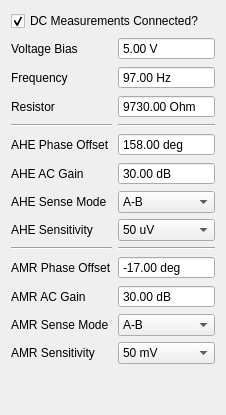
     <widget class="QWidget" name="tab_4">
      <attribute name="title">
       <string>AHE Setup</string>
      </attribute>
      <layout class="QVBoxLayout" name="verticalLayout_3">
       <item>
        <widget class="QCheckBox" name="use_lowF">
         <property name="text">
          <string>DC Measurements Connected?</string>
         </property>
         <property name="checked">
          <bool>true</bool>
         </property>
        </widget>
       </item>
       <item>
        <layout class="QGridLayout" name="gridLayout_4">
         <item row="4" column="0">
          <widget class="QLabel" name="label_33">
           <property name="text">
            <string>AHE Phase Offset</string>
           </property>
          </widget>
         </item>
         <item row="5" column="0">
          <widget class="QLabel" name="label_28">
           <property name="text">
            <string>AHE AC Gain</string>
           </property>
          </widget>
         </item>
         <item row="6" column="0">
          <widget class="QLabel" name="label_30">
           <property name="text">
            <string>AHE Sense Mode</string>
           </property>
          </widget>
         </item>
         <item row="0" column="1">
          <widget class="QDoubleSpinBox" name="lowF_bias">
           <property name="buttonSymbols">
            <enum>QAbstractSpinBox::NoButtons</enum>
           </property>
           <property name="suffix">
            <string> V</string>
           </property>
           <property name="maximum">
            <double>5.000000000000000</double>
           </property>
           <property name="value">
            <double>5.000000000000000</double>
           </property>
          </widget>
         </item>
         <item row="5" column="1">
          <widget class="QDoubleSpinBox" name="lowF_AHE_gain">
           <property name="buttonSymbols">
            <enum>QAbstractSpinBox::NoButtons</enum>
           </property>
           <property name="suffix">
            <string> dB</string>
           </property>
           <property name="maximum">
            <double>100.000000000000000</double>
           </property>
           <property name="value">
            <double>30.000000000000000</double>
           </property>
          </widget>
         </item>
         <item row="7" column="0">
          <widget class="QLabel" name="label_31">
           <property name="text">
            <string>AHE Sensitivity</string>
           </property>
          </widget>
         </item>
         <item row="7" column="1">
          <widget class="QComboBox" name="lowF_AHE_sens">
           <property name="currentIndex">
            <number>14</number>
           </property>
           <item>
            <property name="text">
             <string>0 V</string>
            </property>
           </item>
           <item>
            <property name="text">
             <string>2 nV</string>
            </property>
           </item>
           <item>
            <property name="text">
             <string>5 nV</string>
            </property>
           </item>
           <item>
            <property name="text">
             <string>10 nV</string>
            </property>
           </item>
           <item>
            <property name="text">
             <string>20 nV</string>
            </property>
           </item>
           <item>
            <property name="text">
             <string>50 nV</string>
            </property>
           </item>
           <item>
            <property name="text">
             <string>100 nV</string>
            </property>
           </item>
           <item>
            <property name="text">
             <string>200 nV</string>
            </property>
           </item>
           <item>
            <property name="text">
             <string>500nV</string>
            </property>
           </item>
           <item>
            <property name="text">
             <string>1 uV</string>
            </property>
           </item>
           <item>
            <property name="text">
             <string>2 uV</string>
            </property>
           </item>
           <item>
            <property name="text">
             <string>5 uV</string>
            </property>
           </item>
           <item>
            <property name="text">
             <string>10 uV</string>
            </property>
           </item>
           <item>
            <property name="text">
             <string>20 uV</string>
            </property>
           </item>
           <item>
            <property name="text">
             <string>50 uV</string>
            </property>
           </item>
           <item>
            <property name="text">
             <string>100 uV</string>
            </property>
           </item>
           <item>
            <property name="text">
             <string>200 uV</string>
            </property>
           </item>
           <item>
            <property name="text">
             <string>500 uV</string>
            </property>
           </item>
           <item>
            <property name="text">
             <string>1 mV</string>
            </property>
           </item>
           <item>
            <property name="text">
             <string>2 mv</string>
            </property>
           </item>
           <item>
            <property name="text">
             <string>5 mV</string>
            </property>
           </item>
           <item>
            <property name="text">
             <string>10 mV</string>
            </property>
           </item>
           <item>
            <property name="text">
             <string>20 mV</string>
            </property>
           </item>
           <item>
            <property name="text">
             <string>50 mV</string>
            </property>
           </item>
           <item>
            <property name="text">
             <string>100 mV</string>
            </property>
           </item>
           <item>
            <property name="text">
             <string>200 mV</string>
            </property>
           </item>
           <item>
            <property name="text">
             <string>500 mV</string>
            </property>
           </item>
           <item>
            <property name="text">
             <string>1 V</string>
            </property>
           </item>
          </widget>
         </item>
         <item row="2" column="0">
          <widget class="QLabel" name="label_34">
           <property name="text">
            <string>Resistor</string>
           </property>
          </widget>
         </item>
         <item row="4" column="1">
          <widget class="QDoubleSpinBox" name="lowF_AHE_phase">
           <property name="buttonSymbols">
            <enum>QAbstractSpinBox::NoButtons</enum>
           </property>
           <property name="suffix">
            <string> deg</string>
           </property>
           <property name="minimum">
            <double>-180.000000000000000</double>
           </property>
           <property name="maximum">
            <double>180.000000000000000</double>
           </property>
           <property name="value">
            <double>158.000000000000000</double>
           </property>
          </widget>
         </item>
         <item row="1" column="0">
          <widget class="QLabel" name="label_27">
           <property name="text">
            <string>Frequency</string>
           </property>
          </widget>
         </item>
         <item row="1" column="1">
          <widget class="QDoubleSpinBox" name="lowF_freq">
           <property name="buttonSymbols">
            <enum>QAbstractSpinBox::NoButtons</enum>
           </property>
           <property name="suffix">
            <string> Hz</string>
           </property>
           <property name="maximum">
            <double>10000.000000000000000</double>
           </property>
           <property name="value">
            <double>97.000000000000000</double>
           </property>
          </widget>
         </item>
         <item row="2" column="1">
          <widget class="QDoubleSpinBox" name="lowF_res">
           <property name="buttonSymbols">
            <enum>QAbstractSpinBox::NoButtons</enum>
           </property>
           <property name="suffix">
            <string> Ohm</string>
           </property>
           <property name="maximum">
            <double>100000000.000000000000000</double>
           </property>
           <property name="value">
            <double>9730.000000000000000</double>
           </property>
          </widget>
         </item>
         <item row="10" column="0">
          <widget class="QLabel" name="label_32">
           <property name="text">
            <string>AMR Phase Offset</string>
           </property>
          </widget>
         </item>
         <item row="0" column="0">
          <widget class="QLabel" name="label_26">
           <property name="text">
            <string>Voltage Bias</string>
           </property>
          </widget>
         </item>
         <item row="6" column="1">
          <widget class="QComboBox" name="lowF_AHE_mode">
           <property name="currentText">
            <string>A-B</string>
           </property>
           <property name="currentIndex">
            <number>2</number>
           </property>
           <item>
            <property name="text">
             <string>A</string>
            </property>
           </item>
           <item>
            <property name="text">
             <string>-B</string>
            </property>
           </item>
           <item>
            <property name="text">
             <string>A-B</string>
            </property>
           </item>
          </widget>
         </item>
         <item row="10" column="1">
          <widget class="QDoubleSpinBox" name="lowF_AMR_phase">
           <property name="buttonSymbols">
            <enum>QAbstractSpinBox::NoButtons</enum>
           </property>
           <property name="suffix">
            <string> deg</string>
           </property>
           <property name="minimum">
            <double>-180.000000000000000</double>
           </property>
           <property name="maximum">
            <double>180.000000000000000</double>
           </property>
           <property name="value">
            <double>-17.000000000000000</double>
           </property>
          </widget>
         </item>
         <item row="11" column="0">
          <widget class="QLabel" name="label_35">
           <property name="text">
            <string>AMR AC Gain</string>
           </property>
          </widget>
         </item>
         <item row="13" column="0">
          <widget class="QLabel" name="label_37">
           <property name="text">
            <string>AMR Sensitivity</string>
           </property>
          </widget>
         </item>
         <item row="12" column="0">
          <widget class="QLabel" name="label_36">
           <property name="text">
            <string>AMR Sense Mode</string>
           </property>
          </widget>
         </item>
         <item row="12" column="1">
          <widget class="QComboBox" name="lowF_AMR_mode">
           <property name="currentIndex">
            <number>2</number>
           </property>
           <item>
            <property name="text">
             <string>A</string>
            </property>
           </item>
           <item>
            <property name="text">
             <string>-B</string>
            </property>
           </item>
           <item>
            <property name="text">
             <string>A-B</string>
            </property>
           </item>
          </widget>
         </item>
         <item row="9" column="0">
          <widget class="Line" name="line_6">
           <property name="orientation">
            <enum>Qt::Horizontal</enum>
           </property>
          </widget>
         </item>
         <item row="11" column="1">
          <widget class="QDoubleSpinBox" name="lowF_AMR_gain">
           <property name="buttonSymbols">
            <enum>QAbstractSpinBox::NoButtons</enum>
           </property>
           <property name="suffix">
            <string> dB</string>
           </property>
           <property name="maximum">
            <double>100.000000000000000</double>
           </property>
           <property name="value">
            <double>30.000000000000000</double>
           </property>
          </widget>
         </item>
         <item row="13" column="1">
          <widget class="QComboBox" name="lowF_AMR_sens">
           <property name="currentIndex">
            <number>23</number>
           </property>
           <item>
            <property name="text">
             <string>0 V</string>
            </property>
           </item>
           <item>
            <property name="text">
             <string>2 nV</string>
            </property>
           </item>
           <item>
            <property name="text">
             <string>5 nV</string>
            </property>
           </item>
           <item>
            <property name="text">
             <string>10 nV</string>
            </property>
           </item>
           <item>
            <property name="text">
             <string>20 nV</string>
            </property>
           </item>
           <item>
            <property name="text">
             <string>50 nV</string>
            </property>
           </item>
           <item>
            <property name="text">
             <string>100 nV</string>
            </property>
           </item>
           <item>
            <property name="text">
             <string>200 nV</string>
            </property>
           </item>
           <item>
            <property name="text">
             <string>500 nV</string>
            </property>
           </item>
           <item>
            <property name="text">
             <string>1 uV</string>
            </property>
           </item>
           <item>
            <property name="text">
             <string>2 uV</string>
            </property>
           </item>
           <item>
            <property name="text">
             <string>5 uV</string>
            </property>
           </item>
           <item>
            <property name="text">
             <string>10 uV</string>
            </property>
           </item>
           <item>
            <property name="text">
             <string>20 uV</string>
            </property>
           </item>
           <item>
            <property name="text">
             <string>50 uV</string>
            </property>
           </item>
           <item>
            <property name="text">
             <string>100 uV</string>
            </property>
           </item>
           <item>
            <property name="text">
             <string>200 uV</string>
            </property>
           </item>
           <item>
            <property name="text">
             <string>500 uV</string>
            </property>
           </item>
           <item>
            <property name="text">
             <string>1 mV</string>
            </property>
           </item>
           <item>
            <property name="text">
             <string>2 mV</string>
            </property>
           </item>
           <item>
            <property name="text">
             <string>5 mV</string>
            </property>
           </item>
           <item>
            <property name="text">
             <string>10 mV</string>
            </property>
           </item>
           <item>
            <property name="text">
             <string>20 mV</string>
            </property>
           </item>
           <item>
            <property name="text">
             <string>50 mV</string>
            </property>
           </item>
           <item>
            <property name="text">
             <string>100 mV</string>
            </property>
           </item>
           <item>
            <property name="text">
             <string>200 mV</string>
            </property>
           </item>
           <item>
            <property name="text">
             <string>500 mV</string>
            </property>
           </item>
           <item>
            <property name="text">
             <string>1 V</string>
            </property>
           </item>
          </widget>
         </item>
         <item row="9" column="1">
          <widget class="Line" name="line_7">
           <property name="orientation">
            <enum>Qt::Horizontal</enum>
           </property>
          </widget>
         </item>
         <item row="3" column="1">
          <widget class="Line" name="line_9">
           <property name="orientation">
            <enum>Qt::Horizontal</enum>
           </property>
          </widget>
         </item>
         <item row="3" column="0">
          <widget class="Line" name="line_8">
           <property name="orientation">
            <enum>Qt::Horizontal</enum>
           </property>
          </widget>
         </item>
        </layout>
       </item>
       <item>
        <spacer name="verticalSpacer_3">
         <property name="orientation">
          <enum>Qt::Vertical</enum>
         </property>
         <property name="sizeHint" stdset="0">
          <size>
           <width>20</width>
           <height>40</height>
          </size>
         </property>
        </spacer>
       </item>
      </layout>
     </widget>
